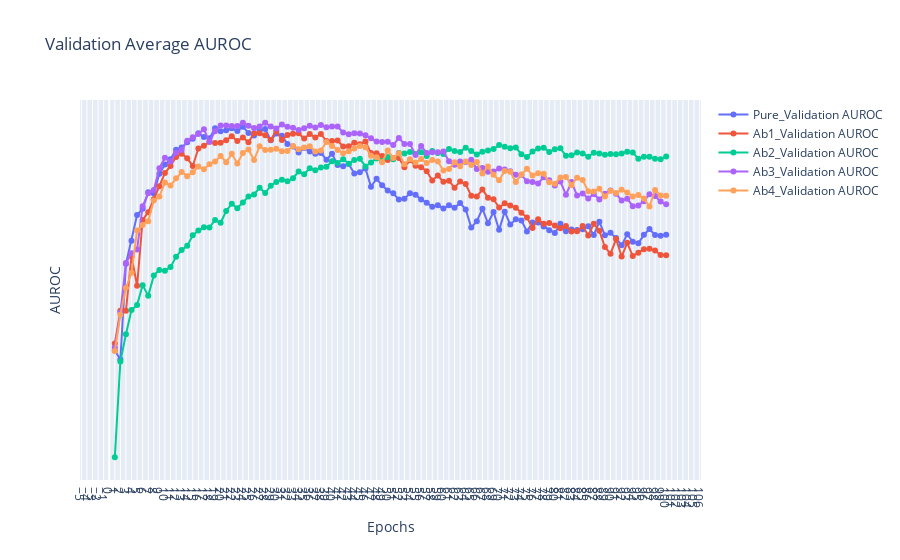

Notebook cell for this chart:
### Code cell
import plotly.graph_objects as go

# Create the interactive plot
fig = go.Figure()
for exps in val_auroc_data.keys():
    # plt.plot(epochs, loss_data[exps][0], label=exps + 'Train Loss', marker='o')
    # plt.plot(epochs, loss_data[exps][1], label=exps + 'Validation Loss', marker='o')
    # fig.add_trace(go.Scatter(x=epochs, y=auroc_data[exps][0], mode='lines+markers', name=exps + '_Train Loss'))
    fig.add_trace(go.Scatter(x=epochs, y=val_auroc_data[exps], mode='lines+markers', name=exps + '_Validation AUROC'))
# fig.add_trace(go.Scatter(x=epochs, y=train_loss, mode='lines+markers', name='Train Loss'))
# fig.add_trace(go.Scatter(x=epochs, y=val_loss, mode='lines+markers', name='Validation Loss'))

fig.update_layout(
    title='Validation Average AUROC',
    xaxis_title='Epochs',
    yaxis_title='AUROC',
    xaxis=dict(tickmode='linear'),
    yaxis=dict(tickmode='linear'),
    # legend=dict(x=0, y=1),
    # grid=dict(),
)

fig.show()
